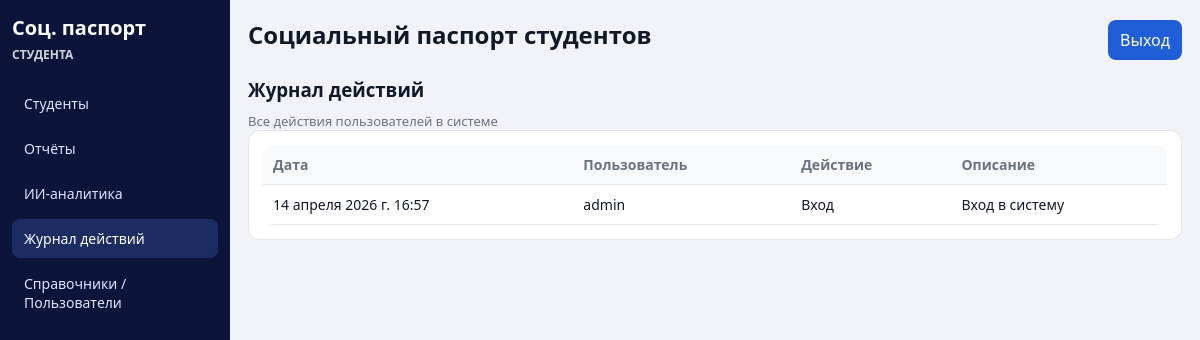
Before: /action-logs/ (signed in) with the older database file.
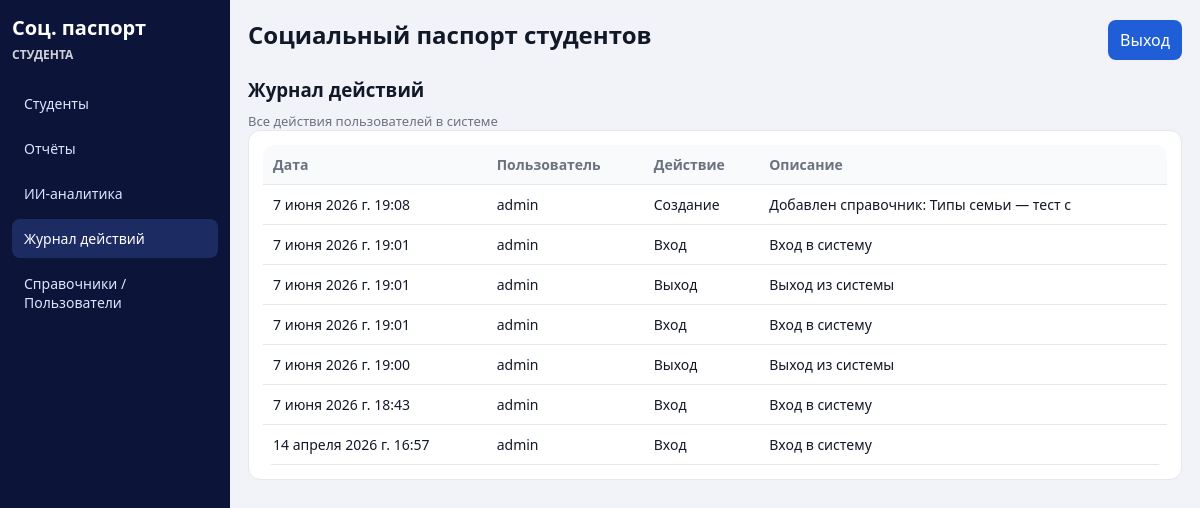
After: the same page with the newer database file.
### core/models.py (models this page shows)
class ActionLog(models.Model):
    ACTIONS = [
        ("login", "Вход"),
        ("logout", "Выход"),
        ("create", "Создание"),
        ("update", "Редактирование"),
        ("delete", "Удаление"),
        ("view_sensitive", "Просмотр чувствительных данных"),
    ]
    user = models.ForeignKey(
        User, on_delete=models.SET_NULL, null=True, blank=True, verbose_name="Пользователь"
    )
    action = models.CharField("Действие", max_length=30, choices=ACTIONS)
    description = models.CharField("Описание", max_length=255)
    created_at = models.DateTimeField("Дата и время", auto_now_add=True)
    class Meta:
        verbose_name = "Запись журнала"
        verbose_name_plural = "Журнал действий"
        ordering = ["-created_at"]

### core/views.py (the view)
# urls.py: path("action-logs/", views.action_logs, name="action-logs"),
@login_required
@permission_required("core.view_actionlog", raise_exception=True)
def action_logs(request):
    logs = ActionLog.objects.select_related("user")[:200]
    return render(request, "core/action_logs.html", {"logs": logs})

### templates/core/action_logs.html
{% extends "base.html" %}
{% block content %}
<h3>Журнал действий</h3>
<div class="muted">Все действия пользователей в системе</div>
<div class="card">
<table>
    <thead><tr><th>Дата</th><th>Пользователь</th><th>Действие</th><th>Описание</th></tr></thead>
    <tbody>
    {% for log in logs %}
        <tr>
            <td>{{ log.created_at }}</td>
            <td>{{ log.user|default:"Система" }}</td>
            <td>{{ log.get_action_display }}</td>
            <td>{{ log.description }}</td>
        </tr>
    {% endfor %}
    </tbody>
</table>
</div>
{% endblock %}

### templates/base.html (shortened to what this page needs)
<!DOCTYPE html>
<html lang="ru">
<head>
    {% load static %}
    <link rel="stylesheet" href="{% static 'styles.css' %}">
</head>
<body>
<div class="app-shell">
    {% if user.is_authenticated %}
    <aside class="sidebar">
        <div class="brand">Соц. паспорт<br><span>студента</span></div>
        <nav class="menu">
            <a class="{% if request.resolver_match.url_name == 'student-list' %}active{% endif %}" href="{% url 'student-list' %}">Студенты</a>
            <a class="{% if request.resolver_match.url_name == 'reports' %}active{% endif %}" href="{% url 'reports' %}">Отчёты</a>
            <a class="{% if request.resolver_match.url_name == 'ai-analytics' %}active{% endif %}" href="{% url 'ai-analytics' %}">ИИ-аналитика</a>
            <a class="{% if request.resolver_match.url_name == 'action-logs' %}active{% endif %}" href="{% url 'action-logs' %}">Журнал действий</a>
            <a class="" href="{% url 'settings' %}">Справочники / Пользователи</a>
        </nav>
    </aside>
    {% endif %}
    <main class="main-content">
        <header class="topbar">
            <h2>Социальный паспорт студентов</h2>
            {% if user.is_authenticated %}
                <a class="button" href="{% url 'logout' %}">Выход</a>
            {% endif %}
        </header>
        {% block content %}{% endblock %}
    </main>
</div>
</body>
</html>

### static/styles.css (style rules this page uses)
:root { --bg: #f1f3f8; --card: #ffffff; --line: #e5e7eb; --text: #111827; --muted: #6b7280; --nav: #0c1539; --nav-active: #1c2c63; --accent: #1f5ed6; --danger: #c91e3a; --warn: #d97706; --ok: #1d4ed8; }
* { box-sizing: border-box; }
body { margin: 0; font-family: "Segoe UI", Arial, sans-serif; color: var(--text); background: var(--bg); }
a { color: var(--accent); text-decoration: none; }
.app-shell { display: flex; min-height: 100vh; }
.sidebar { width: 230px; background: var(--nav); color: #fff; padding: 16px 12px; }
.brand { font-size: 20px; font-weight: 700; margin-bottom: 20px; line-height: 1.2; }
.brand span { font-size: 12px; opacity: 0.8; text-transform: uppercase; }
.menu { display: flex; flex-direction: column; gap: 6px; }
.menu a { color: #dde4ff; padding: 10px 12px; border-radius: 8px; font-size: 14px; }
.menu a.active, .menu a:hover { background: var(--nav-active); color: #fff; }
.main-content { flex: 1; padding: 18px; }
.topbar { display: flex; justify-content: space-between; align-items: center; margin-bottom: 16px; }
h2, h3, h4 { margin: 0 0 10px; }
.muted { color: var(--muted); font-size: 13px; }
.card { background: var(--card); border: 1px solid var(--line); border-radius: 12px; padding: 14px; margin-bottom: 14px; }
table { width: 100%; border-collapse: collapse; background: #fff; border-radius: 10px; overflow: hidden; }
th, td { border-bottom: 1px solid var(--line); text-align: left; padding: 10px; font-size: 14px; }
th { color: var(--muted); font-weight: 600; background: #f8fafc; }
button, .button { background: var(--accent); color: #fff; border: none; padding: 9px 12px; border-radius: 8px; display: inline-block; }

Changed rows visible on the page:
added ActionLog: created_at "7 июня 2026 г. 19:08", user "admin", action "Создание", description "Добавлен справочник: Типы семьи — тест с"
added ActionLog: created_at "7 июня 2026 г. 19:01", user "admin", action "Вход", description "Вход в систему"
added ActionLog: created_at "7 июня 2026 г. 19:01", user "admin", action "Выход", description "Выход из системы"
added ActionLog: created_at "7 июня 2026 г. 19:01", user "admin", action "Вход", description "Вход в систему"
added ActionLog: created_at "7 июня 2026 г. 19:00", user "admin", action "Выход", description "Выход из системы"
added ActionLog: created_at "7 июня 2026 г. 18:43", user "admin", action "Вход", description "Вход в систему"
